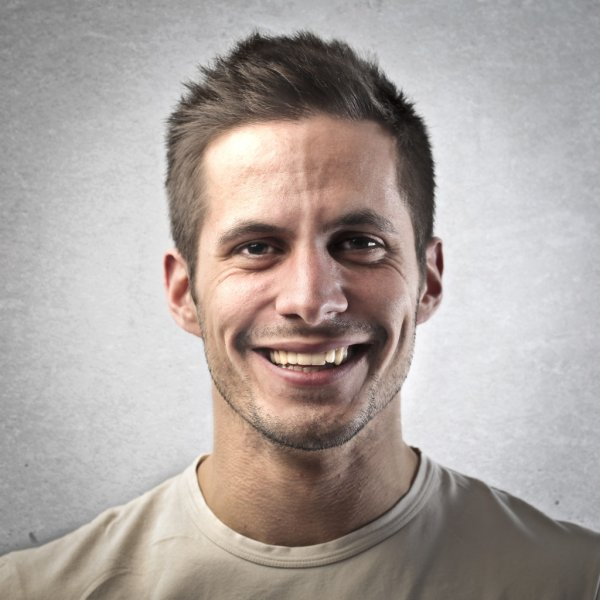
#> input picture elon.jpg, 600 x 600 px
$ jupyter execute swapFaces.ipynb
#> lines starting #> are read from the running program, lines starting #| are printed output that depends on the picture; after the words box and inside, x2 and y2 are one past the last pixel; in counts of white or black regions, pixels touching at a corner belong together
[cell 1]
import cv2
import numpy

[cell 2]
elon_photo=cv2.imread('elon.jpg')
#> elon_photo is the input picture: shape (600, 600, 3); mean B, G, R 158.9, 163.2, 172.2

[cell 3]
cord=elon_photo.shape
#> cord = (600, 600, 3)

[cell 4]
steve=cv2.imread('steve.jpg')
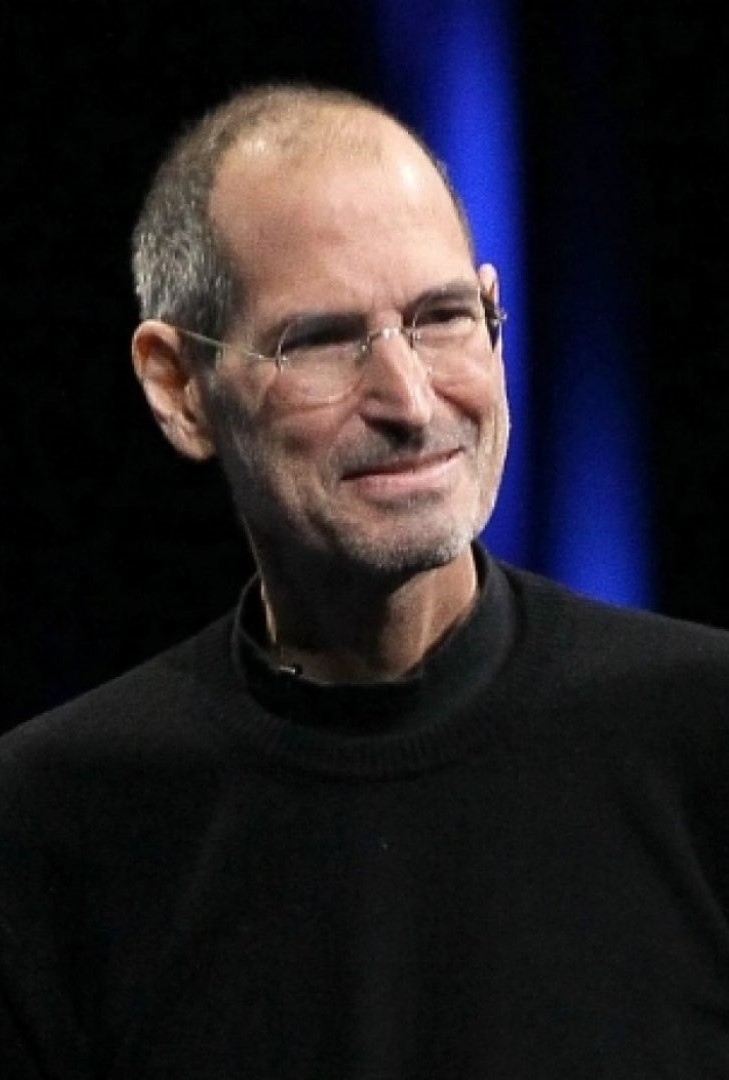
#> input picture steve.jpg, 729 x 1080 px
#> steve is the input picture: shape (1080, 729, 3); mean B, G, R 36.5, 32.2, 36.5

[cell 5]
steve_photo=cv2.resize(steve, (cord[1], cord[0]),)
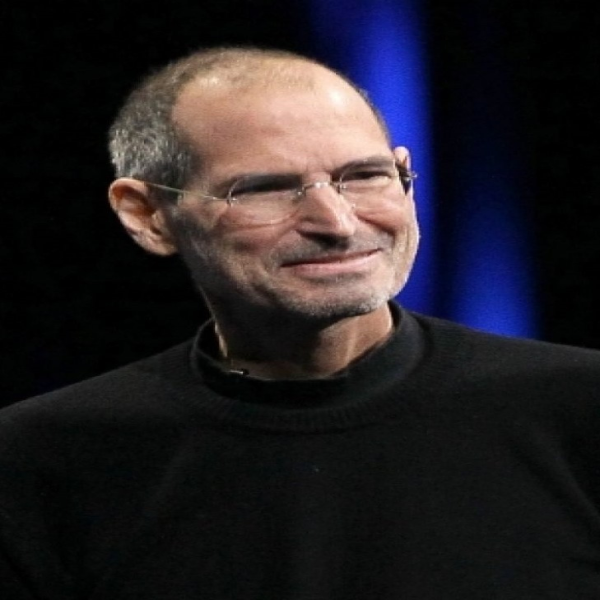
#> steve_photo: shape (600, 600, 3); mean B, G, R 36.4, 32.2, 36.4

[cell 6]
model=cv2.CascadeClassifier('haarcascade_frontalface_default.xml')

[cell 7]
faces1=model.detectMultiScale(elon_photo)
#> faces1 = [[161, 137, 282, 282], [151, 246, 274, 274]]
x1=faces1[0][0]
#> x1 = 161
y1=faces1[0][1]
#> y1 = 137
x2=x1+faces1[0][2]
#> x2 = 443
y2=y1+faces1[0][3]
#> y2 = 419
x3=faces1[0][2]
#> x3 = 282

[cell 8]
faces2=model.detectMultiScale(steve_photo)
#> faces2 = [[207, 90, 235, 235]]
a1=faces2[0][0]
#> a1 = 207
b1=faces2[0][1]
#> b1 = 90
a2=a1+faces2[0][2]
#> a2 = 442
b2=b1+faces2[0][3]
#> b2 = 325
a3=faces2[0][2]
#> a3 = 235

[cell 9]
faces1
#> Out = [[161, 137, 282, 282], [151, 246, 274, 274]]

[cell 10]
faces2
#> Out = [[207, 90, 235, 235]]

[cell 11]
elonface=elon_photo[x1:x2,y1:y2]
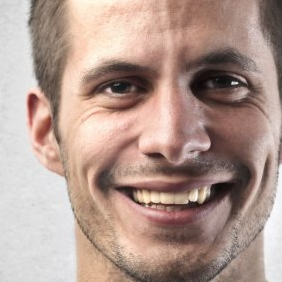
#> elonface: shape (282, 282, 3); mean B, G, R 144.1, 153.9, 178.3
steveface=steve_photo[a1:a2,b1:b2]
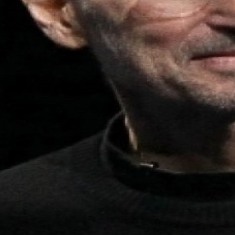
#> steveface: shape (235, 235, 3); mean B, G, R 28.6, 32, 39.7

[cell 12]
elonface_fit=cv2.resize(elonface, (x3, x3),)
steveface_fit=cv2.resize(steveface, (a3, a3),)
steve_swap=steve_photo
elon_swap=elon_photo

[cell 13]
elon_swap[a1:a2,b1:b2] = steveface_fit
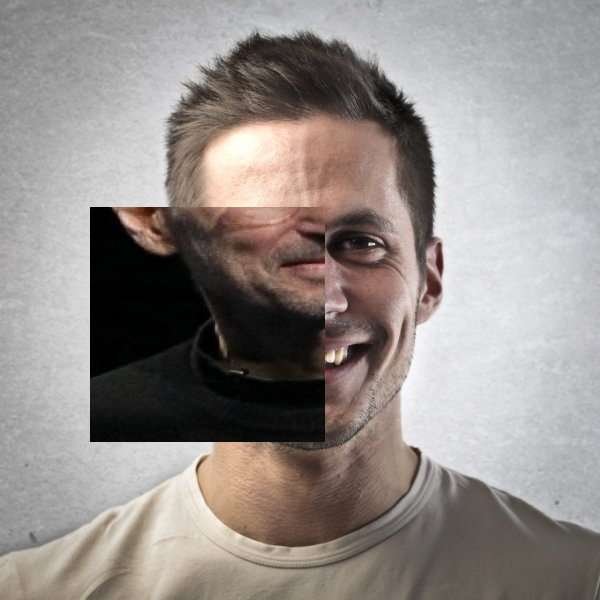
#> elon_swap: shape (600, 600, 3); 15.34% of pixels changed, all inside (x1, y1, x2, y2) = (90, 207, 325, 442)
steve_swap[x1:x2,y1:y2] = elonface_fit
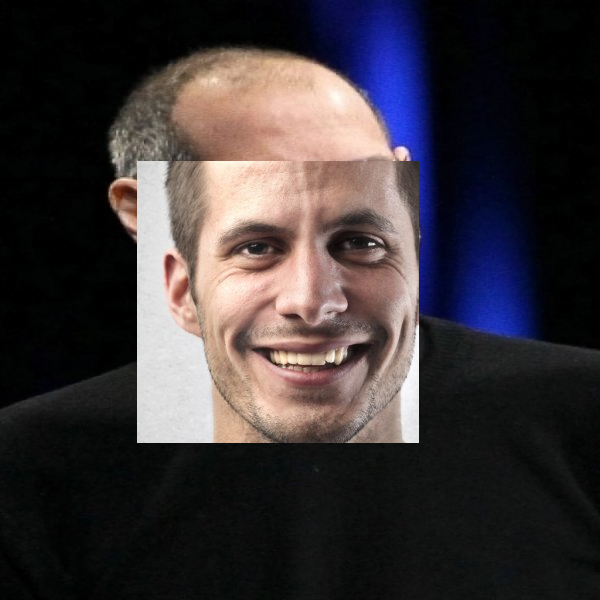
#> steve_swap: shape (600, 600, 3); mean B, G, R 55.7, 52.8, 59.2

[cell 14]
img = numpy.concatenate((elon_swap, steve_swap), axis=1)
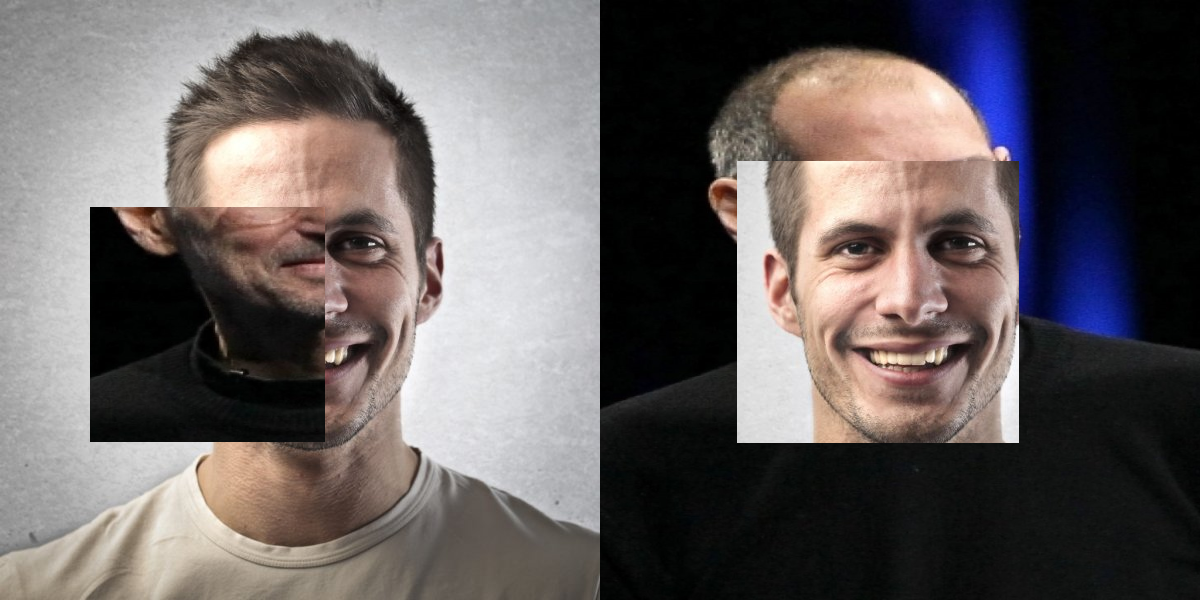
#> img: shape (600, 1200, 3); mean B, G, R 96.6, 96.9, 103.6
cv2.imshow("", img)
cv2.waitKey()
cv2.destroyAllWindows()
